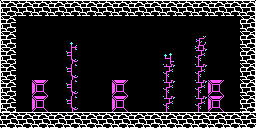

This is a level from a 2D game, rendered from its Tiled map with the project's own tilesets. A one-line summary and the complete map file follow:
An orthogonal 16x8 tile map with 16x16 px tiles, 1 tile layer (collide layer).

<map version="1.2" tiledversion="1.3.4" orientation="orthogonal" renderorder="right-down" width="16" height="8" tilewidth="16" tileheight="16" infinite="0" nextlayerid="3" nextobjectid="1">
 <editorsettings>
  <export target="test_room.lua" format="lua" />
 </editorsettings>
 <tileset firstgid="1" source="tileset.tsx" />
 <layer id="1" name="collide layer" width="16" height="8">
  <data encoding="csv">
13,14,14,14,14,14,14,14,14,14,14,14,14,14,14,15,
45,0,0,0,0,0,0,0,0,0,0,0,0,0,0,47,
45,0,0,0,517,0,0,0,0,0,0,0,519,0,0,47,
45,0,0,0,549,0,0,0,0,0,518,0,551,0,0,47,
45,0,0,0,549,0,0,0,0,0,551,0,551,0,0,47,
45,0,130,0,549,0,0,130,0,0,551,0,551,130,0,47,
45,0,130,0,549,0,0,130,0,0,551,0,551,130,0,47,
14,14,14,14,14,14,14,14,14,14,14,14,14,14,14,14
</data>
 </layer>
</map>